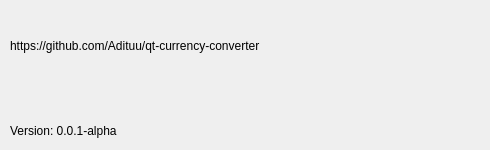
<?xml version="1.0" encoding="UTF-8"?>
<ui version="4.0">
 <class>Form</class>
 <widget class="QWidget" name="Form">
  <property name="geometry">
   <rect>
    <x>0</x>
    <y>0</y>
    <width>490</width>
    <height>150</height>
   </rect>
  </property>
  <property name="windowTitle">
   <string>Form</string>
  </property>
  <widget class="QLabel" name="label">
   <property name="geometry">
    <rect>
     <x>10</x>
     <y>30</y>
     <width>411</width>
     <height>31</height>
    </rect>
   </property>
   <property name="styleSheet">
    <string notr="true">font: 63 11pt &quot;Fira Code&quot;;</string>
   </property>
   <property name="text">
    <string>https://github.com/Adituu/qt-currency-converter</string>
   </property>
  </widget>
  <widget class="QLabel" name="label_2">
   <property name="geometry">
    <rect>
     <x>10</x>
     <y>110</y>
     <width>231</width>
     <height>41</height>
    </rect>
   </property>
   <property name="styleSheet">
    <string notr="true">font: 11pt &quot;Fira Code&quot;;</string>
   </property>
   <property name="text">
    <string>Version: 0.0.1-alpha</string>
   </property>
  </widget>
 </widget>
 <resources/>
 <connections/>
</ui>
